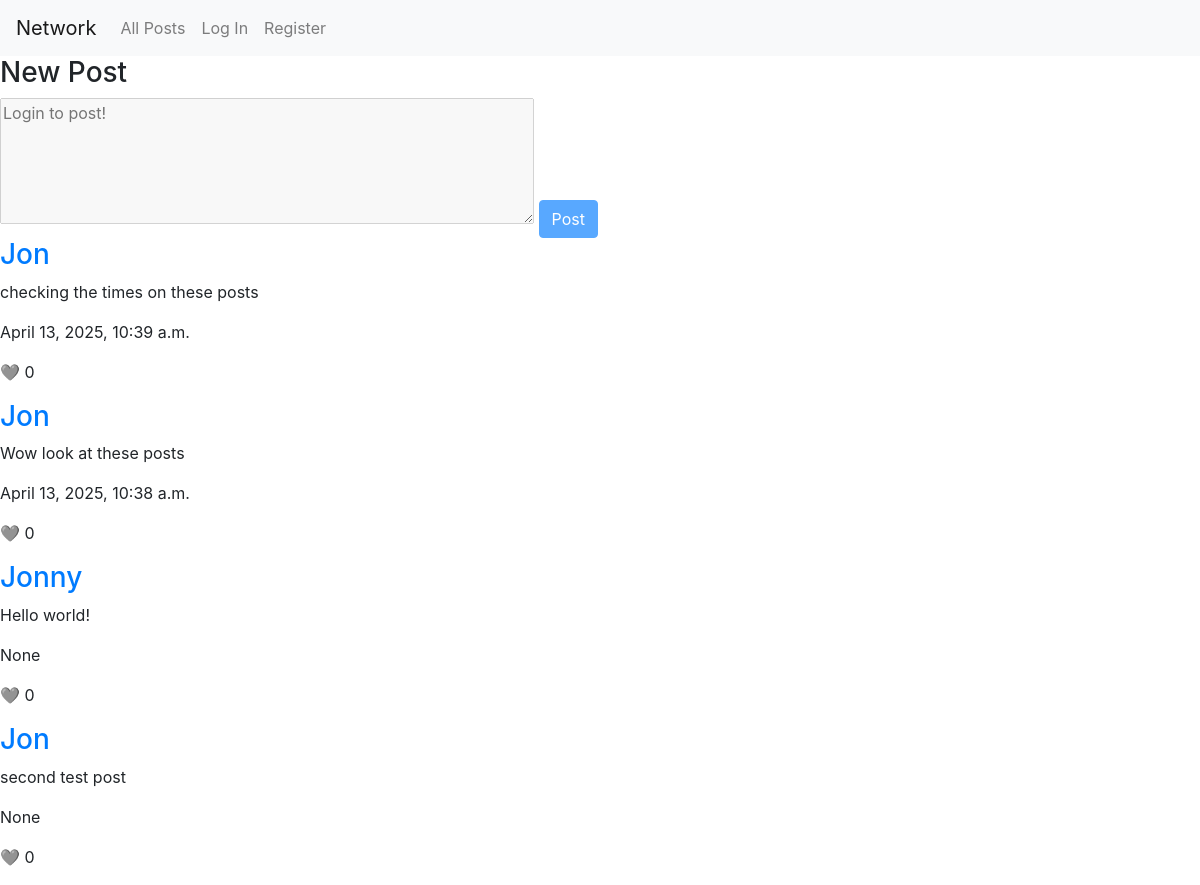
/, run on an earlier commit of the app's database.
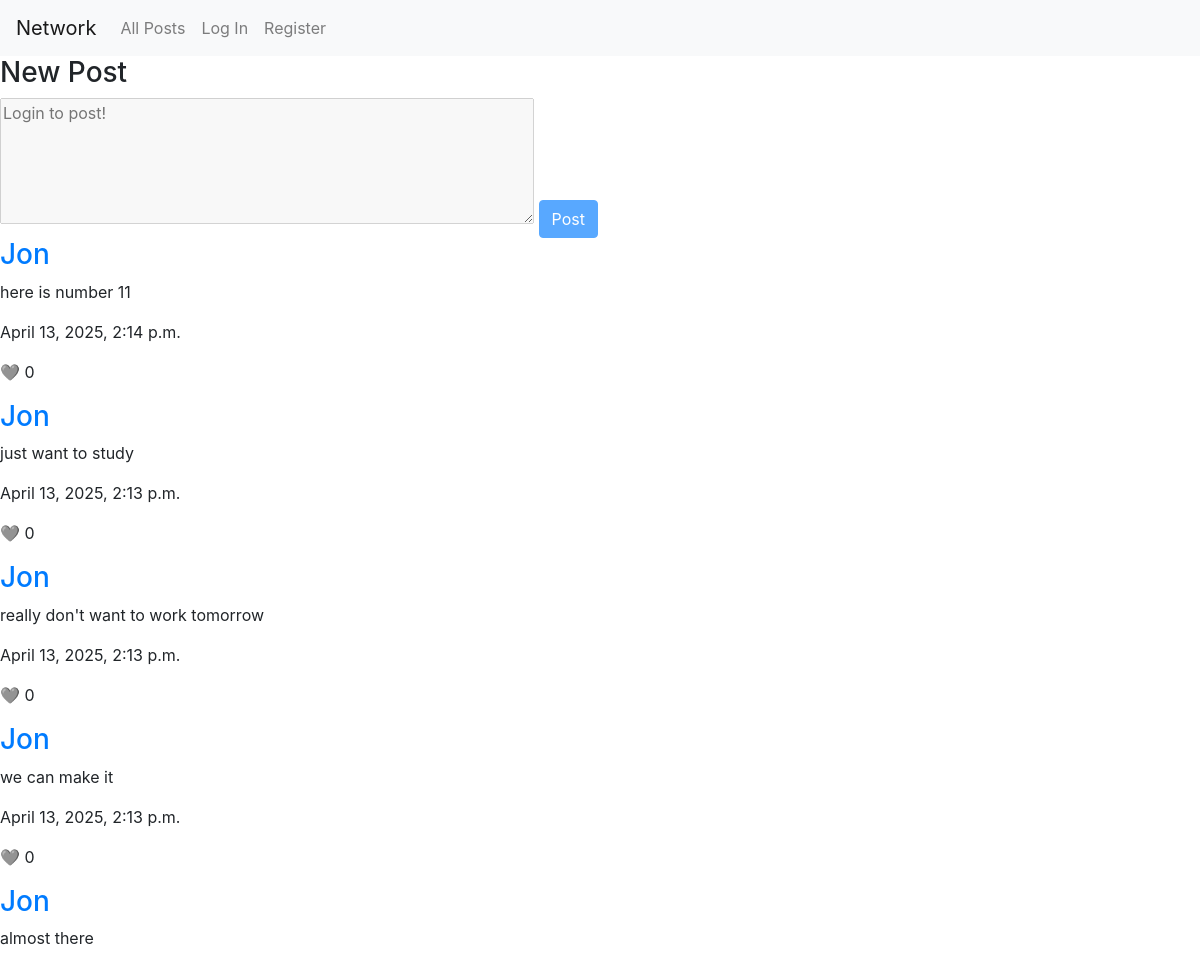
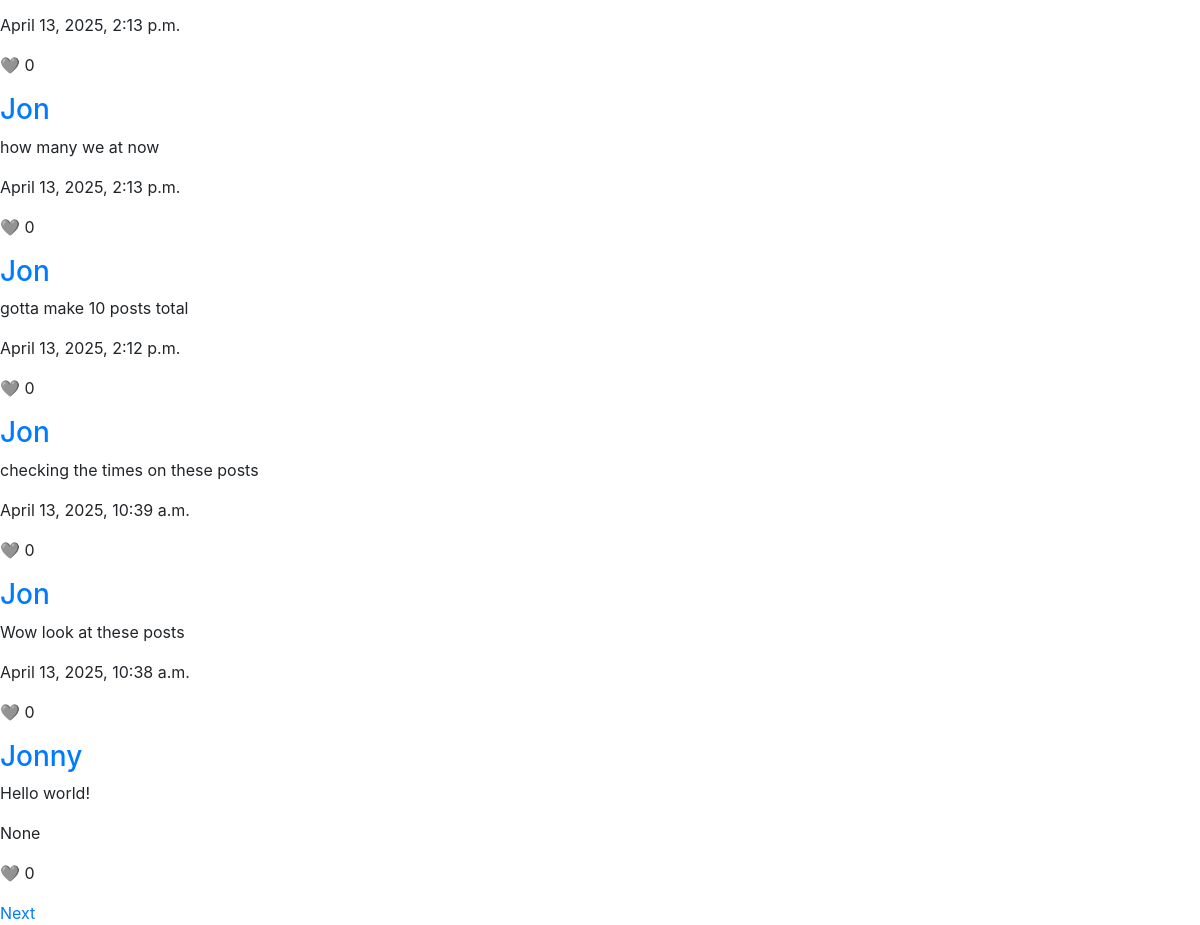
And on a later commit of the database (2 pictures, top to bottom).
### network/models.py (models this page shows, shortened)
class Post(models.Model):
    user = models.ForeignKey("User", on_delete=models.CASCADE, related_name="user_posts")
    content = models.TextField(max_length=512, blank=False, null=False)
    likes = models.ManyToManyField("User", blank=True, related_name="liked_posts")
    timestamp = models.DateTimeField(auto_now_add=True)
    @property
    def like_count(self):
        return self.likes.count()

class User(AbstractUser):
    following = models.ManyToManyField("self", symmetrical=False, blank=True, related_name="followers")
    saved_posts = models.ManyToManyField("Post", blank=True, related_name="saved_by")

### network/views.py (the view)
# urls.py: path("", views.index, name="index"),
def index(request):
    return post_paginator(
        request,
        query=Post.objects.select_related("user").order_by("-timestamp"),
        template="network/index.html",
        title="All Posts",
    )

### network/views.py (called while the page is built)
def post_paginator(request, query, template, title, user_obj=None):
    paginator = Paginator(query, 10)
    page_number = request.GET.get("page")
    page_obj = paginator.get_page(page_number)
    return render(request, template, {
        "page_obj": page_obj,
        "title": title,
        "user_obj": user_obj
    })

### network/templates/network/index.html (shortened to what this page needs)
{% extends "network/layout.html" %}
{% load static %}
{% block body %}
    <div class="post-div">
        <form id="post-form">
            <h3>New Post</h3>
            <textarea id="content" rows="5" cols="50" {% if  not request.user.is_authenticated %}placeholder="Login to post!" disabled{% endif %} required></textarea>
            <button id="post-btn" class="btn btn-primary" {% if not request.user.is_authenticated %}disabled{% endif %}>Post</button>
        </form>
    </div>
    {% include "network/partials/load_posts.html" with page_obj=page_obj %}
{% endblock %}

### network/templates/network/partials/load_posts.html (shortened to what this page needs)
<div class="posts-div">
    {% for post in page_obj %}
        <div class="post-div">
            <h3><a href="{% url 'profile' username=post.user.username %}">{{ post.user.username }}</a></h3>
            <div class="post-text-div">
                <p class="post-text">{{ post.content }}</p>
            </div>
            <p class="small-text">{{ post.timestamp }}</p>
            <p>
                {% if user.is_authenticated %}
                    <span class="like-btn" data-id="{{ post.id }}"
                    data-liked="{% if user in post.likes.all %}true{% else %}false{% endif %}">❤️</span>
                    <!--When writing CSS code for liking/unliking, add an onhover that changes
                    the emoji to a broken heart emoji-->
                {% else %}
                    🩶
                {% endif %}
                {{ post.like_count }}
            </p>
        </div>
    {% endfor %}
</div>
<div class="paginator">
    {% if page_obj.has_next %}
        <a href="?page={{ page_obj.next_page_number }}">Next</a>
    {% endif %}
</div>

What changed in the data, as far as the page shows it:
no longer on this page (row unchanged): Post: user.username "Jon", content "second test post", timestamp "None", like_count "0"
added Post: user.username "Jon", content "here is number 11", timestamp "April 13, 2025, 2:14 p.m.", like_count "0"
added Post: user.username "Jon", content "just want to study", timestamp "April 13, 2025, 2:13 p.m.", like_count "0"
added Post: user.username "Jon", content "really don't want to work tomorrow", timestamp "April 13, 2025, 2:13 p.m.", like_count "0"
added Post: user.username "Jon", content "we can make it", timestamp "April 13, 2025, 2:13 p.m.", like_count "0"
added Post: user.username "Jon", content "almost there", timestamp "April 13, 2025, 2:13 p.m.", like_count "0"
added Post: user.username "Jon", content "how many we at now", timestamp "April 13, 2025, 2:13 p.m.", like_count "0"
added Post: user.username "Jon", content "gotta make 10 posts total", timestamp "April 13, 2025, 2:12 p.m.", like_count "0"
Also different on the page:
text now shown: "Next"
